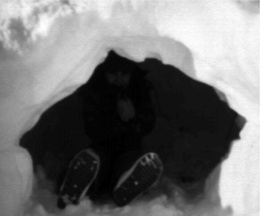
%> input picture test22.JPG, 260 x 216 px, shrunk from 2271 x 1891 before the run
$ octave report3.m   (GNU Octave 9; MATLAB toolbox functions it lacks are replaced by stand-ins)
%> lines starting %> are read from the running program, lines starting %| are printed output that depends on the picture
%% Github: https://github.com/sniller27/22055_Report3
%% clear
clear; clc; close all; % Clear workspace and figures

%% 1.b)
Im = imread('test22.jpg');
%> Im is the input picture: size 216x260x3 uint8; min 0, max 255, mean 115.2

% doesn't seem to be the right len_y, but still looks good?
[len_x, len_y] = size(Im);
%> len_x = 216; len_y = 780
P = len_x*len_y;
%> P = 168480
% P = numel(I); % same

% P = size(Im,1)*size(Im,2); % I WOULD EXPECT IT TO BE THIS ONE, BUT IT DOESN'T LOOK GOOD.

%% histograms (normalized and non-normalized)
% [14 lines of commented-out code are left out]

%% 1.b) Manual histogram equalization
[counts, binLocations] = imhist(Im);
%> counts = 256 values, max 6570 at index 17, min 9 at index 256, mean 658.1; binLocations = 256 values from 0 to 255
cdf = cumsum(counts./P);
%> cdf = 256 values from 0.00522 to 1

% never used
% min_cdf = min(cdf);
% depth = 1;
% result = round((cdf-min_cdf)/(P-min_cdf)*(depth-1));

L = 256;
g = floor((L-1)*cdf); % 1. way
%> g = 256 values from 1 to 254
g1 = ceil(L*cdf)-1; % 2. way
%> g1 = 256 values from 1 to 255
[J,T] = histeq(Im); % 3. way
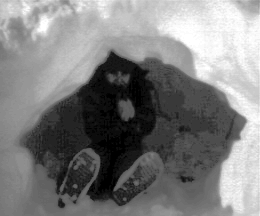
%> J: size 216x260x3 uint8; min 0, max 255, mean 126.8
%> T = 256 values from 0 to 1

% Transformation curves
figure;
sgtitle('Transformation curves');
subplot(4,1,1);
%stem(binLocations, cdf, 'Marker', 'none'); % normalized
plot(binLocations, cdf);
title('normalized');
subplot(4,1,2);
%stem(g, 'Marker', 'none');
plot(g);
title('non-normalized 1');
subplot(4,1,3);
%stem(g1, 'Marker', 'none');
plot(g1);
title('non-normalized 2');
subplot(4,1,4);
%stem((0:255)/255,T, 'Marker', 'none');
plot((0:255)/255, T);
title('via histeq function');
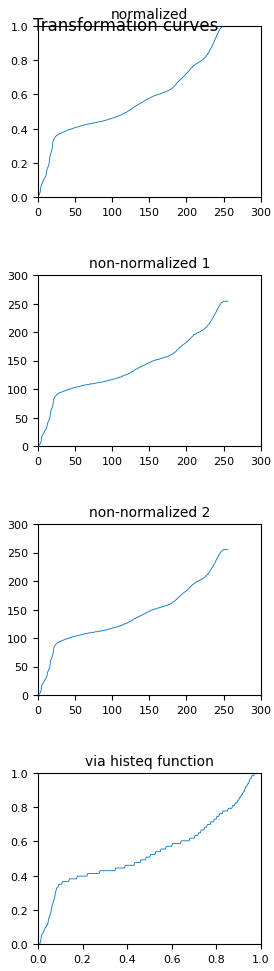
%> figure redrawn from the program's plot data, 4 panels; panel 1: curve peaks at x = 255, y = 1; panel 2: curve peaks at x = 250, y = 254; panel 3: curve peaks at x = 250, y = 255; panel 4: curve peaks at x = 0.973, y = 1

Im2 = Im+1;
g_u = g(Im2);
im_equalized = uint8(g_u);

% Images
figure;
sgtitle('Image enhancements');
subplot(3,1,1);
imshow(Im);
title('Original image');
subplot(3,1,2);
imshow(im_equalized);
title('histogram equalization (manual)');
subplot(3,1,3);
imshow(histeq(Im));
title('histogram equalization (histeq function)');

% Histograms
figure;
sgtitle({['Image histograms'], ['']}); % overlaps with subplot titles due to imhist() functions
subplot(3,1,1);
imhist(Im);
title('Original image');
subplot(3,1,2);
imhist(im_equalized);
title('histogram equalization (manual)');
subplot(3,1,3);
imhist(histeq(Im));
title('histogram equalization (histeq function)');
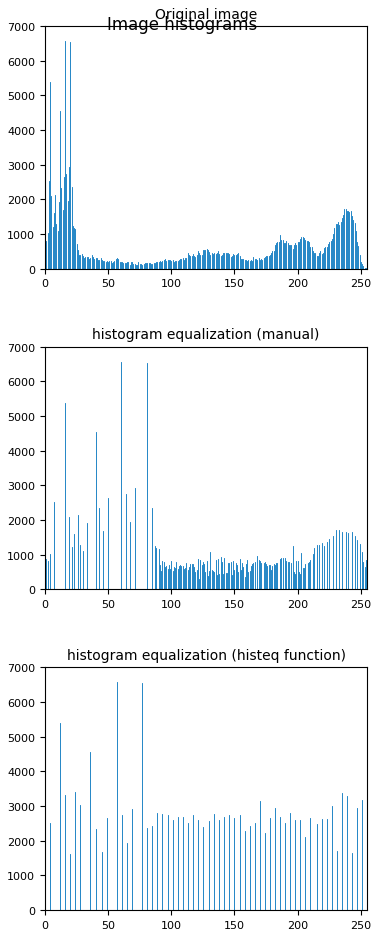
%> figure redrawn from the program's plot data, 3 panels; panel 1: highest point at x = 16, y = 6570; panel 2: highest point at x = 60, y = 6570; panel 3: highest point at x = 57, y = 6570

%% 1.b) Histogram equalization (Even more manual...but slower) (https://www.imageeprocessing.com/2011/04/matlab-code-histogram-equalization.html)
Im = imread('test22.jpg');

numofpixels=size(Im,1)*size(Im,2);
%> numofpixels = 56160

% declare vectors
im_matrix = uint8(zeros(size(Im,1),size(Im,2)));
freq=zeros(256,1);
probf=zeros(256,1);
probc=zeros(256,1);
cum=zeros(256,1);
output=zeros(256,1);

%freq counts the occurrence of each pixel value.
%The probability of each occurrence is calculated by probf.
for i=1:size(Im,1)
    for j=1:size(Im,2)

        value=Im(i,j);

        freq(value+1)=freq(value+1)+1; % non-normalized
        probf(value+1)=freq(value+1)/numofpixels; % normalized

    end
end
%> after the loop, freq = 256 values, max 2190 at index 17, min 0 at index 256, mean 219.4; probf = 256 values, max 0.039 at index 17, min 0 at index 256, mean 0.00391

sum=0;
no_bins=255;

%The cumulative distribution probability is calculated.
for i=1:size(probf)

   sum=sum+freq(i);

   cum(i)=sum; % non-normalized
   probc(i)=cum(i)/numofpixels; % normalized
   output(i)=round(probc(i)*no_bins); % according to book

end
%> this loop made 256 passes
%> sum on passes 1 to 3: 293, 563, 904
%> after the loop, cum = 256 values from 293 to 56160; output = 256 values from 1 to 255; probc = 256 values from 0.00522 to 1; sum = 56160

% overfører alle bits med +1 (?)
for i=1:size(Im,1)
    for j=1:size(Im,2)

        im_matrix(i,j)=output(Im(i,j)+1);

    end
end

% Transformation curves
figure;
sgtitle('Transformation curves');
subplot(4,1,1);
%stem(binLocations, cdf, 'Marker', 'none'); % normalized
plot(binLocations, cdf);
title('Normalized method 1');
subplot(4,1,2);
%stem(cum, 'Marker', 'none');
plot(cum);
title('Non-normalized method 2');
subplot(4,1,3);
%stem(probc, 'Marker', 'none');
plot(probc);
title('Normalized method 2');
subplot(4,1,4);
%stem(output, 'Marker', 'none');
plot(output);
title('Corrected method 2');
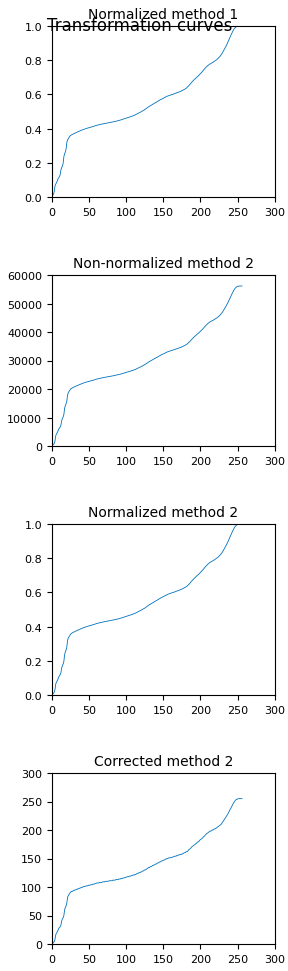
%> figure redrawn from the program's plot data, 4 panels; panel 1: curve peaks at x = 255, y = 1; panel 2: curve peaks at x = 255, y = 56160; panel 4: curve peaks at x = 251, y = 255

% Images
figure;
sgtitle('Image enhancements');
subplot(2,1,1);
imshow(im_equalized);
title('Equalized image 1');
subplot(2,1,2);
imshow(im_matrix);
title('Equalized image 2');

% Histograms
figure;
sgtitle('Histograms');
subplot(2,1,1);
imhist(im_equalized);
title('Equalized image 1');
subplot(2,1,2);
imhist(im_matrix);
title('Equalized image 2');
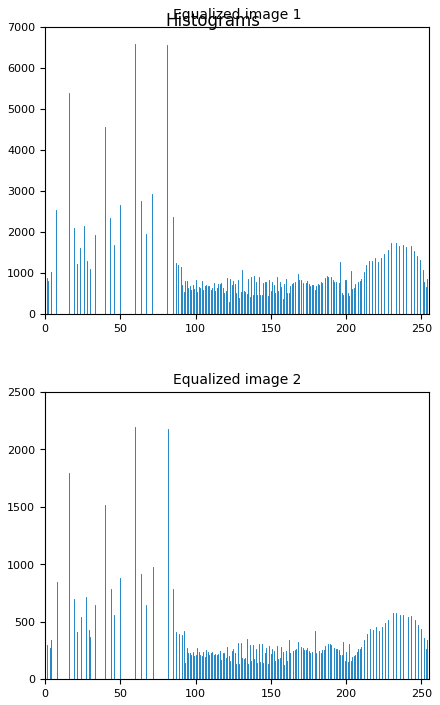
%> figure redrawn from the program's plot data, 2 panels; panel 1: highest point at x = 60, y = 6570; panel 2: highest point at x = 60, y = 2190

%% 1.c)
% setup
folder_path = 'biomedical_images_cp4\';
% henter alle billeder
images = dir(fullfile(folder_path, '*.tif'));
% numel = er antal af billeder
images_count = numel(images);

% % read first image (1) via path
% img = imread(fullfile(images(1).folder, images(1).name));
% % kan testes via imshow()
% imshow(img);

rows = 4;
columns = 4;

figure;
sgtitle('Thresholding of biomedical images');
for i=1:images_count

    img = imread(fullfile(images(i).folder, images(i).name)); % read image

    if (i == 1)
        subplot(rows,columns,1);
    else
        subplot(rows,columns,i+i-1);
    end

    imshow(img); % plot original image
    title('Original')

    subplot(rows,columns,i+i);
    Im2 = im_equalization(img);
    imshow(Im2); % plot histogram equalized images
    title('Histogram equalized')
end

% TRANSFORMATION CURVES
L = 256;

rows = 4;
columns = 2;

figure;
sgtitle('Transformation curves of biomedical images');
for i=1:images_count

    img = imread(fullfile(images(i).folder, images(i).name)); % read image
    [counts, binLocations] = imhist(img);

    [len_x, len_y] = size(Im);
    P = len_x*len_y;

    cdf = cumsum(counts./P);

    g = floor((L-1)*cdf); % 1. way

    subplot(rows,columns,i);
    Im2 = im_equalization(img);
    plot(g); % plot histogram equalized images
    title('Transformation curve')
    xlim([0 256]);
end

%% 1.c)
% t = Tiff('biomedical_images_cp4\chest_image.tiff', 'r');
% imageData = read(t);
% imshow(imageData);

% setup
folder_path = 'images_cp3\';
% henter alle billeder
images = dir(fullfile(folder_path, '*.tif'));
% numel = er antal af billeder
images_count = numel(images);

% read first image (1) via path
%img = imread(fullfile(images(1).folder, images(1).name));
% kan testes via imshow()
%imshow(img);
rows = 5;
columns = 2;

figure;
sgtitle('Thresholding of fractured human spine and rice images');
for i=1:images_count

    img = imread(fullfile(images(i).folder, images(i).name)); % read image

    if (i == 1)
        subplot(rows,columns,1);
    else
        subplot(rows,columns,i+i-1);
    end

    imshow(img); % plot original image
    title('Original')

    subplot(rows,columns,i+i);
    Im2 = im_equalization(img);
    imshow(Im2); % plot histogram equalized images
    title('Histogram equalized');
end

% TRANSFORMATION CURVES
L = 256;

rows = 5;
columns = 1;

figure;
sgtitle('Transformation curves of fractured human spine and rice images');
for i=1:images_count

    img = imread(fullfile(images(i).folder, images(i).name)); % read image
    [counts, binLocations] = imhist(img);

    [len_x, len_y] = size(Im);
    P = len_x*len_y;

    cdf = cumsum(counts./P);

    g = floor((L-1)*cdf); % 1. way

    subplot(rows,columns,i);
    Im2 = im_equalization(img);
    plot(g); % plot histogram equalized images
    title('Transformation curve');
    xlim([0 256]);
end

%% 2 a.) read melanoma images (takes some time)
clear; clc; close all; % Clear workspace and figures

% setup
folder_path = 'Melanoma\';
% henter alle billeder
images = dir(fullfile(folder_path, '*.jpg'));
% numel = er antal af billeder
images_count = numel(images);

x_seg = cell(1,images_count);

for i=1:images_count
    img = imread(fullfile(images(i).folder, images(i).name)); % read image
    img_grayscale = rgb2gray(img);
    x_seg(i) = {img_grayscale};
end

%% all grayscales
rows = 5;
columns = 5;

figure;
sgtitle('Melanoma');
for i=1:images_count
    subplot(columns,rows,i);
    imshow(cell2mat(x_seg(i)))
    title(i);
end

%% all thresholded
rows = 5;
columns = 5;

T1 = 0; % Lower limit (cancer melanoma)
T2 = 90; % Upper limit (cancer melanoma)

figure;
sgtitle('Melanoma');
for i=1:images_count
    gray_image = cell2mat(x_seg(i));
    % gray_image = histeq(cell2mat(x_seg(i)));
    binI = (gray_image > T1) & (gray_image < T2); % thresholding

    se = strel('disk',10);

    BWe = imdilate(binI,se);

    L = bwlabel(BWe,8);
    L1 = label2rgb(L);

    imgStats = regionprops(L, 'All');

    circularity = [imgStats.Circularity];
    area = [imgStats.Area];

    idx = find(area > 47000 & circularity > 0.29);
    %idx = find([imgStats.Circularity] > 0.6 & [imgStats.Circularity] < 0.62);

    BW2 = ismember(L,idx);

    subplot(columns,rows,i);
    %imshow(binI);
    imagesc(BW2);
    axis image;

    if isempty(idx)~=1
        title(circularity(idx(1)));
    end
end

%%
no = 1; % 6, 7

%gray_image = cell2mat(x_seg(no));
%> (the run ends here)

$ run again, with biomedical_images_cp4/tiff/chest_image.tiff saved as test22.JPG
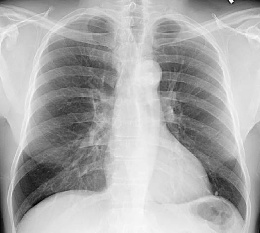
%> input picture biomedical_images_cp4/tiff/chest_image.tiff, 260 x 233 px, shrunk from 1970 x 1762 before the run
%> Im is the input picture: size 233x260x3 uint8; min 0, max 255, mean 171.1
%> counts = 256 values, max 2712 at index 216, min 0 at index 2, mean 709.9; binLocations = 256 values from 0 to 255
%> cdf = 256 values from 3.3e-05 to 1
%> g = 256 values from 0 to 255
%> T = 256 values from 0 to 1
%> `title('histogram equalization (histeq function)');`:
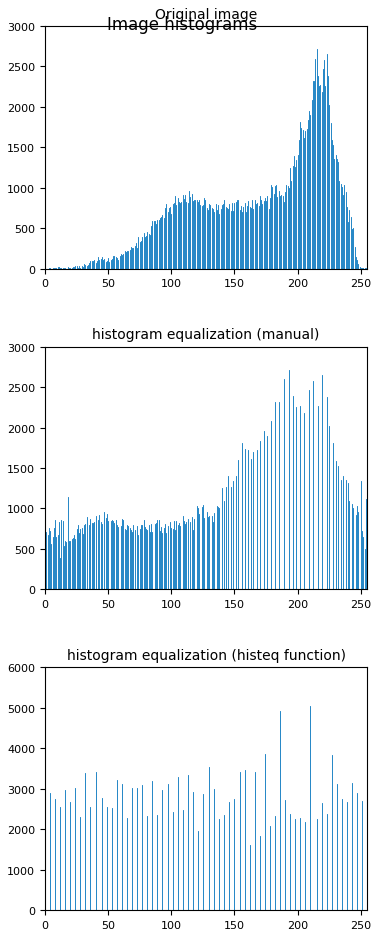
%> figure redrawn from the program's plot data, 3 panels; panel 1: highest point at x = 215, y = 2712; panel 2: highest point at x = 193, y = 2712; panel 3: highest point at x = 210, y = 5046
%> after the loop `for i=1:size(Im,1)`: freq = 256 values, max 904 at index 216, min 0 at index 2, mean 236.6; probf = 256 values, max 0.0149 at index 216, min 0 at index 2, mean 0.00391
%> the loop `for i=1:size(probf)` made 256 passes
%> sum on passes 1 to 3: 2, 2, 2
%> after the loop `for i=1:size(probf)`: cum = 256 values from 2 to 60580; output = 256 values from 0 to 255; probc = 256 values from 3.3e-05 to 1; sum = 60580
%> `title('Equalized image 2');`:
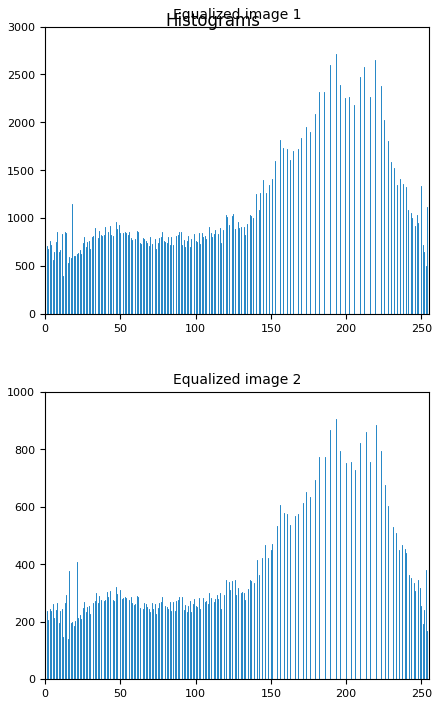
%> figure redrawn from the program's plot data, 2 panels; panel 1: highest point at x = 193, y = 2712; panel 2: highest point at x = 193, y = 904
